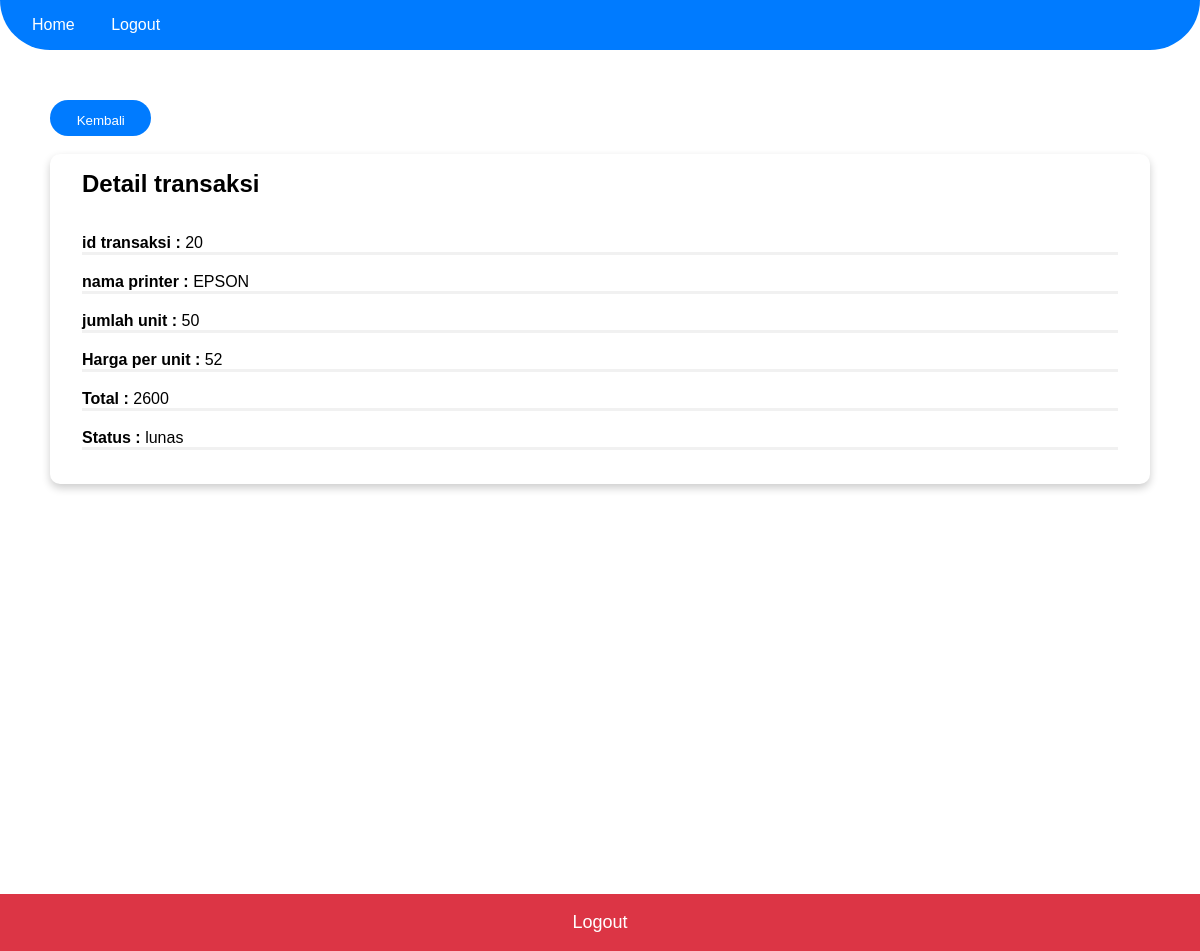
Screenshot of /detail.php?id=20 (signed in) with the database file from the repository.
### tables this page shows
CREATE TABLE `tb_transaksi` (
  `idtransaksi` int(10) NOT NULL AUTO_INCREMENT,
  `idprinter` int(10) NOT NULL,
  `jumlah` int(10) NOT NULL,
  `userid` int(10) NOT NULL,
  `userid2` int(10) NOT NULL,
  `printer_tbl` int(10) NOT NULL,
  `transaksi_tbl` int(10) NOT NULL,
  PRIMARY KEY (`idtransaksi`)
);

CREATE TABLE `tb_printer` (
  `idprinter` int(10) NOT NULL AUTO_INCREMENT,
  `namaprinter` varchar(50) NOT NULL,
  `spesifikasi` varchar(50) NOT NULL,
  `harga` int(10) NOT NULL,
  PRIMARY KEY (`idprinter`)
);

### detail.php (the view, shortened to what this page needs)
<?php include_once('process/Conn.php');?>
<?php
    $printerDataById = $Conn->query("SELECT tb_transaksi.idtransaksi, tb_printer.namaprinter,
    tb_transaksi.jumlah, tb_printer.harga,
    tb_transaksi.userid2 FROM
    tb_transaksi INNER JOIN tb_printer ON
    tb_printer.idprinter = tb_transaksi.idprinter where idtransaksi = ".$_GET['id']);
    $printerDataById = $printerDataById->fetch_assoc();
?>
<!DOCTYPE html>
<html lang="en">
<head>
    <link rel="stylesheet" type="text/css" href="css/style.css">
</head>
<body>
    <div class="navbar">
        <ul>
            <li><a href="index.php">Home</a></li>
            <li><a href="process/logout.php">Logout</a></li>
        </ul>
    </div>
    <div class="container">
        <button class="button"> <a style="height:10px; width:auto; padding: 1em 2em; padding-bottom:23px; color:white; text-decoration: none;" href="index.php">Kembali</a> </button>
        <br>
        <br>
        <div class="card">
        <div id="detailModal" class="modal-cotainer">
        <h2>Detail transaksi</h2><br><br>
        <p><b>id transaksi :    </b>   <?=$printerDataById['idtransaksi']?></p>
        <hr> <br>
        <p><b>nama printer : </b>    <?=$printerDataById['namaprinter']?></p>
        <hr> <br>
        <p><b>jumlah unit  : </b>    <?=$printerDataById['jumlah']?></p>
        <hr> <br>
        <p><b>Harga per unit   : </b><?=$printerDataById['harga']?></p>
        <hr> <br>
        <p><b>Total    : </b>        <?= ($printerDataById['jumlah']) * ($printerDataById['harga'])?> </p>
        <hr> <br>
        <p><b>Status   : </b>        <?= ($printerDataById['userid2'] == 0) ? ('belum lunas') : ('lunas') ?></p>
        <hr> <br>
        </div>
        </div>
    </div>
    <button class="logout"> <a style="color:white;" href="process/logout.php">Logout</a> </button>
</body>
</html>

### css/style.css (style rules this page uses)
* { margin: 0; padding: 0; box-sizing: border-box; font-family: sans-serif; }
html, body { height: 100%; }
.navbar { background-color: #007bff; border-radius: 0 0 50px 50px; padding: 0 0 0 1em; }
.navbar li { display: inline-block; border-radius: 50px; }
.navbar a { padding: 1em 1em; color: white; }
.card { box-shadow: 0 4px 8px 0 rgba(0,0,0,0.2); transition: 0.7s; padding: 1em 2em; background-color: white; border-radius: 10px; }
.button { color: white; background-color: #007bff; font-size: 10pt; border-radius: 25px; border: none; cursor: pointer; }
.container { padding: 50px; }
a { display: block; text-decoration: none; height: 100%; margin:0px; }
.logout { cursor: pointer; font-size: large; background-color: #dc3545; color: white; padding: 1em 2em; width: 100%; margin-top: 30%; border: none; }
hr { border: none; border-top: 3px solid #f1f1f1; }

### rows the page displays
tb_transaksi: idtransaksi "20", idprinter.namaprinter "EPSON", jumlah "50", idprinter.harga "52", ($printerDataById['jumlah'])*($printerDataById['harga']) "2600"
